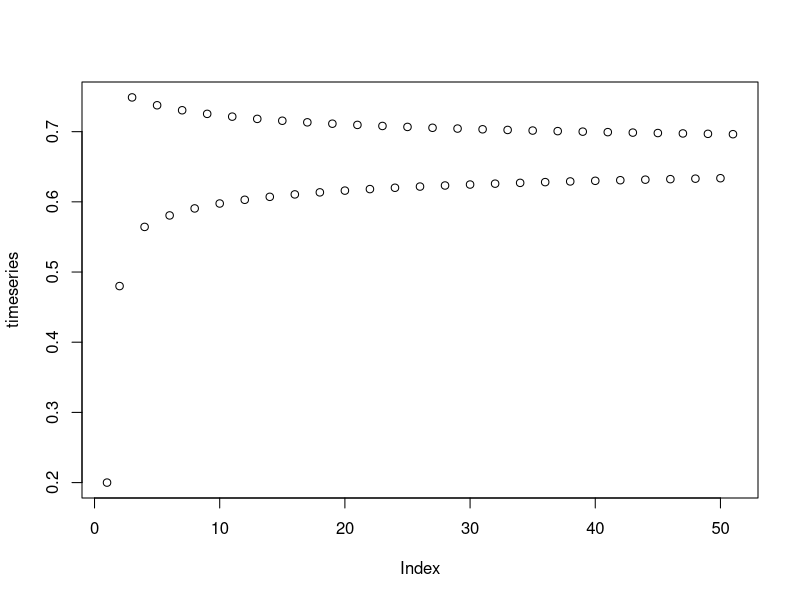
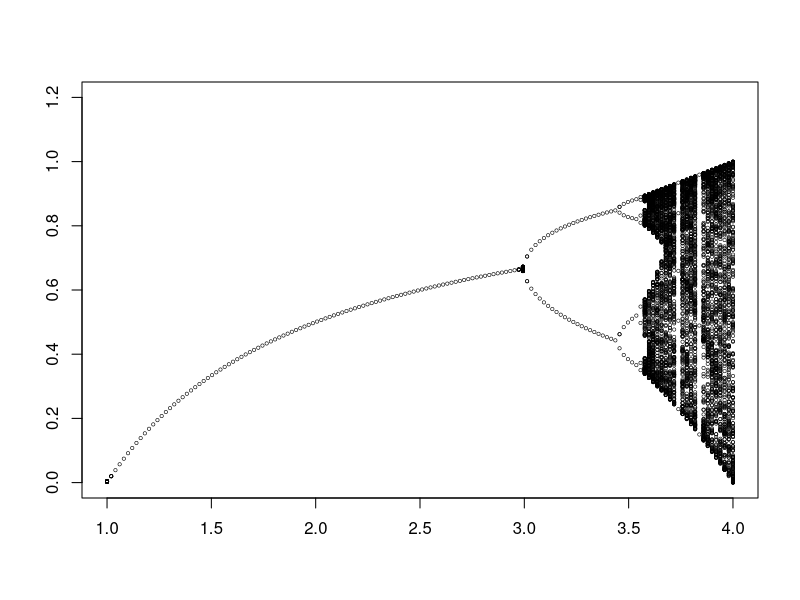
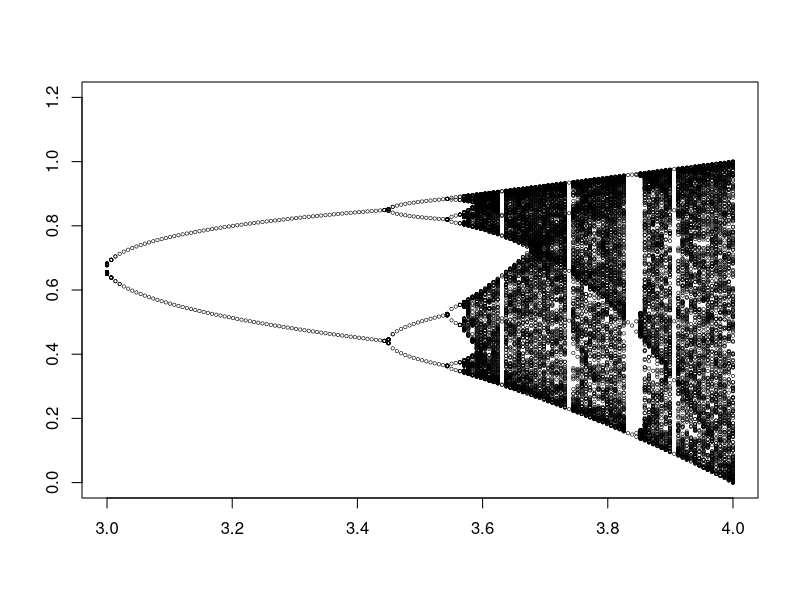
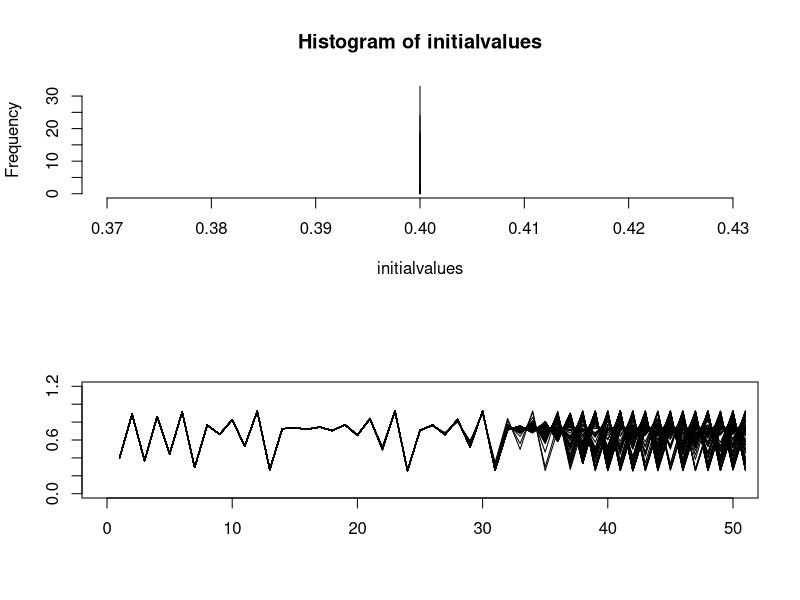

R code for these plots, in order:


logisticMap <- function (N0 = 0.2, r=1.7, timesteps = 50){
  
  popdyn <- c(N0, rep(NA, timesteps))
  
  for (i in 1:timesteps){
    popdyn[i+1] <- r *  popdyn[i] * (1 - popdyn[i] ) 
  }
  return(popdyn)          
}


# try out e.g. r = 0.5, 1.5. 2.4, 2.8, 3.5

timeseries <- logisticMap(r=3)


plot(timeseries)




# bifurcation diagram


plot(0,0, xlim = c(1,4), ylim = c(0,1.2), col = "white", xlab = "", ylab = "")

for (r in seq(1,4, length.out=150)){
  values = unique(round(logisticMap(r = r, timesteps = 500)[200:500], digits = 4)) 
  points(rep(r, length(values)), values, cex = 0.45, lwd = 0.6)
}


# zooming into the interesting parameter space

plot(0,0, xlim = c(3,4), ylim = c(0,1.2), col = "white", xlab = "", ylab = "")

for (r in seq(3,4, length.out=150)){
  values = unique(round(logisticMap(r = r, timesteps = 500)[200:500], digits = 4)) 
  points(rep(r, length(values)), values, cex = 0.45, lwd = 0.6)
}


# visualizing deterministic chaos


initialvalues = rnorm(100,0.4,0.000001)

par(mfrow = c(2,1))

hist(initialvalues, xlim = c(0.37,0.43))

plot(0,0, xlim = c(0,50), ylim = c(0,1.2), col = "white", xlab = "", ylab = "")

for (N in initialvalues){
  lines(logisticMap(N, r = 3.7, timesteps = 50))
}










